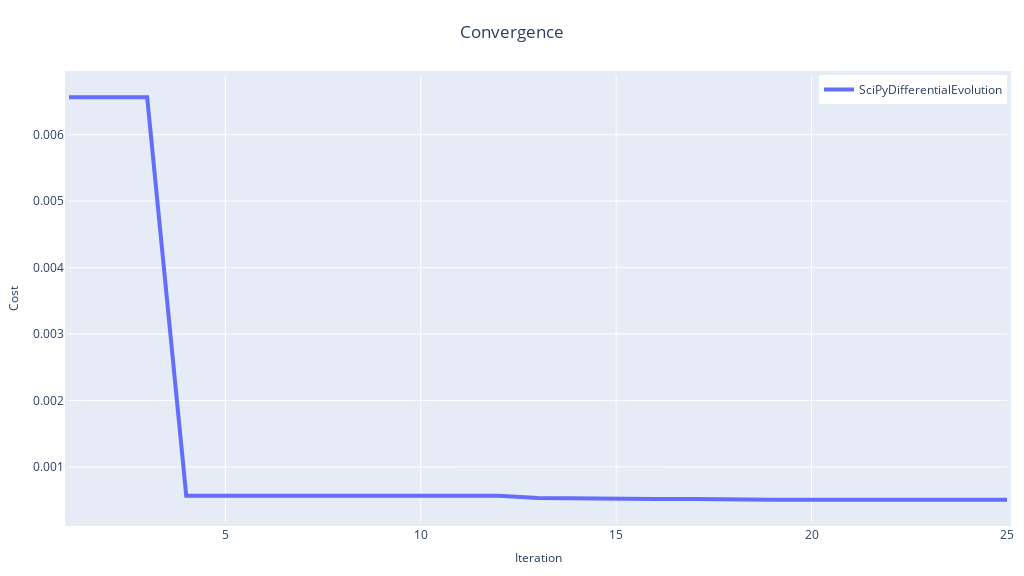
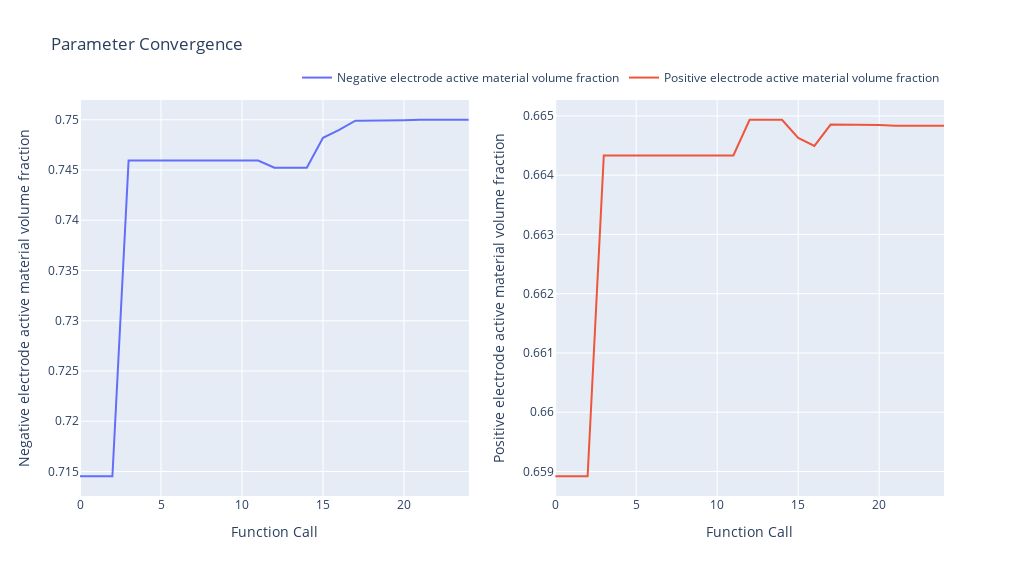

Notebook cell for these charts, in order:
### Markdown cell above
### Convergence and Parameter Trajectories

To assess the optimisation process, we can plot the convergence of the cost function and the trajectories of the parameters:

### Code cell
pybop.plot_convergence(optim)
pybop.plot_parameters(optim);

### Figure 1 — Plotly figure (JSON) as saved in the notebook; plotly's stock layout.template omitted (floating-point values rounded to 4 significant figures)
{"data": [{"line": {"width": 4}, "mode": "lines", "name": "SciPyDifferentialEvolution", "type": "scatter", "x": [1, 2, 3, 4, 5, 6, 7, 8, 9, 10, 11, 12, 13, 14, 15, 16, 17, 18, 19, 20, 21, 22, 23, 24, 25], "y": [0.006562, 0.006562, 0.006562, 0.0005645, 0.0005645, 0.0005645, 0.0005645, 0.0005645, 0.0005645, 0.0005645, 0.0005645, 0.0005645, 0.0005316, 0.0005316, 0.0005316, 0.000517, 0.0005164, 0.0005065, 0.0005065, 0.0005065, 0.0005065, 0.0005065, 0.0005065, 0.0005065, 0.0005065]}], "layout": {"autosize": false, "height": 576, "legend": {"font": {"size": 12}, "x": 1, "xanchor": "right", "y": 1, "yanchor": "top"}, "margin": {"b": 10, "l": 10, "pad": 4, "r": 10, "t": 75}, "showlegend": true, "title": {"text": "Convergence", "x": 0.5}, "width": 1024, "xaxis": {"autorange": true, "range": [1, 25], "tickfont": {"size": 12}, "title": {"font": {"size": 12}, "text": "Iteration"}, "type": "linear"}, "yaxis": {"autorange": true, "range": [0.0001701, 0.006899], "tickfont": {"size": 12}, "title": {"font": {"size": 12}, "text": "Cost"}, "type": "linear"}}}

### Figure 2 — Plotly figure (JSON) as saved in the notebook; plotly's stock layout.template omitted (floating-point values rounded to 4 significant figures)
{"data": [{"name": "Negative electrode active material volume fraction", "type": "scatter", "x": [0, 1, 2, 3, 4, 5, 6, 7, 8, 9, 10, 11, 12, 13, 14, 15, 16, 17, 18, 19, 20, 21, 22, 23, 24], "xaxis": "x", "y": [0.7145, 0.7145, 0.7145, 0.7459, 0.7459, 0.7459, 0.7459, 0.7459, 0.7459, 0.7459, 0.7459, 0.7459, 0.7452, 0.7452, 0.7452, 0.7482, 0.749, 0.7499, 0.7499, 0.7499, 0.75, 0.75, 0.75, 0.75, 0.75], "yaxis": "y"}, {"name": "Positive electrode active material volume fraction", "type": "scatter", "x": [0, 1, 2, 3, 4, 5, 6, 7, 8, 9, 10, 11, 12, 13, 14, 15, 16, 17, 18, 19, 20, 21, 22, 23, 24], "xaxis": "x2", "y": [0.6589, 0.6589, 0.6589, 0.6643, 0.6643, 0.6643, 0.6643, 0.6643, 0.6643, 0.6643, 0.6643, 0.6643, 0.6649, 0.6649, 0.6649, 0.6646, 0.6645, 0.6649, 0.6649, 0.6649, 0.6648, 0.6648, 0.6648, 0.6648, 0.6648], "yaxis": "y2"}], "layout": {"height": 576, "legend": {"orientation": "h", "x": 1, "xanchor": "right", "y": 1.02, "yanchor": "bottom"}, "title": {"text": "Parameter Convergence"}, "width": 1024, "xaxis": {"anchor": "y", "autorange": true, "domain": [0, 0.45], "range": [0, 24], "title": {"text": "Function Call"}, "type": "linear"}, "xaxis2": {"anchor": "y2", "autorange": true, "domain": [0.55, 1], "range": [0, 24], "title": {"text": "Function Call"}, "type": "linear"}, "yaxis": {"anchor": "x", "autorange": true, "domain": [0, 1], "range": [0.7126, 0.752], "title": {"text": "Negative electrode active material volume fraction"}, "type": "linear"}, "yaxis2": {"anchor": "x2", "autorange": true, "domain": [0, 1], "range": [0.6586, 0.6653], "title": {"text": "Positive electrode active material volume fraction"}, "type": "linear"}}}
